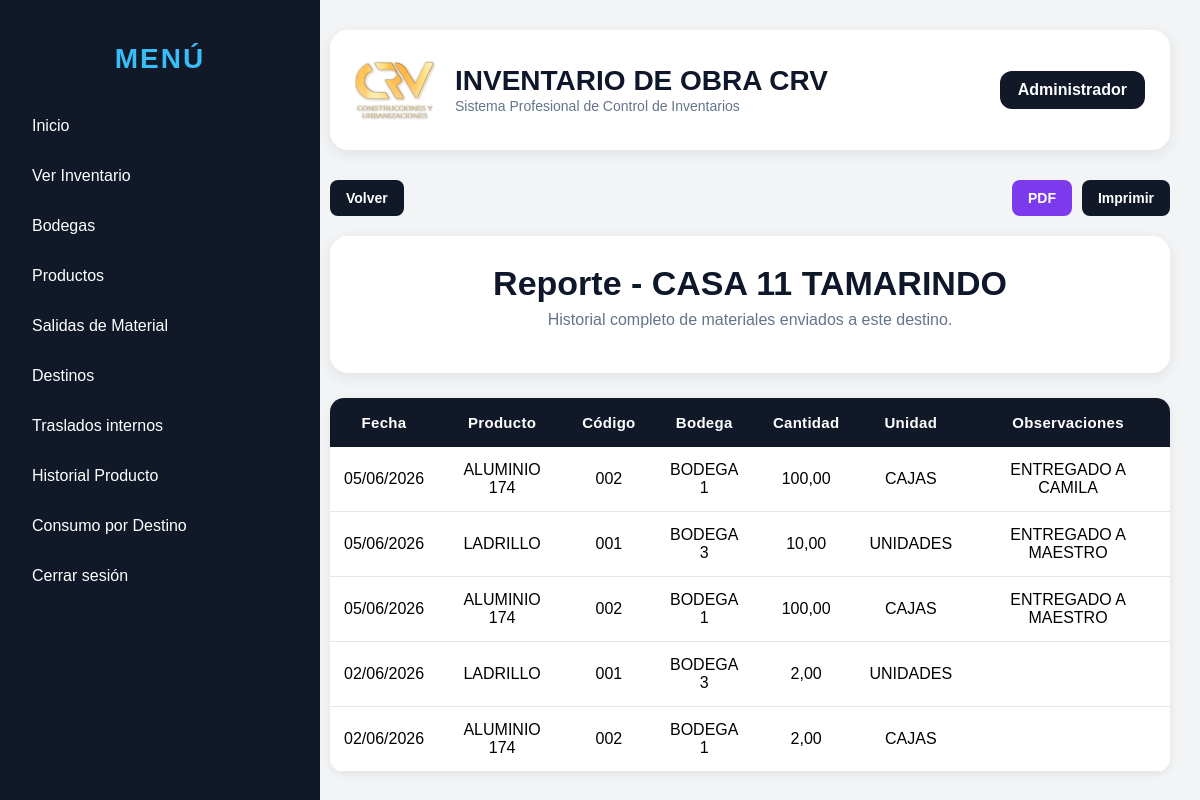
The app's page /consumos/destino/1 (signed in) with its own data.
### models/usuario.py (models this page shows, shortened)
class Usuario(db.Model, UserMixin):
    __tablename__ = "usuarios"
    id = db.Column(db.Integer, primary_key=True)
    nombre = db.Column(db.String(100), nullable=False)
    usuario = db.Column(db.String(50), unique=True, nullable=False)
    password_hash = db.Column(db.String(200), nullable=False)
    rol = db.Column(db.String(50), default="ADMIN")

### models/destino.py (models this page shows)
class Destino(db.Model):
    __tablename__ = "destinos"
    id = db.Column(db.Integer, primary_key=True)
    nombre = db.Column(db.String(150), nullable=False, unique=True)
    sector = db.Column(db.String(100))
    estado = db.Column(db.String(20), default="ACTIVO")
    activo = db.Column(db.Boolean, default=True)

### models/movimiento.py (models this page shows)
class Movimiento(db.Model):
    __tablename__ = "movimientos"
    id = db.Column(db.Integer, primary_key=True)
    producto_id = db.Column(db.Integer, db.ForeignKey('productos.id'), nullable=False)
    obra_id = db.Column(db.Integer, db.ForeignKey('obras.id'), nullable=False)
    tipo = db.Column(db.String(20), nullable=False)
    cantidad = db.Column(db.Float, nullable=False)
    destino_id = db.Column(db.Integer, db.ForeignKey("destinos.id"))
    observaciones = db.Column(db.String(255))
    fecha = db.Column(db.DateTime, default=datetime.utcnow)
    producto = db.relationship("Producto")
    obra = db.relationship("Obra")
    destino = db.relationship("Destino")

### models/producto.py (models this page shows)
class Producto(db.Model):
    __tablename__ = "productos"
    id = db.Column(db.Integer, primary_key=True)
    codigo = db.Column(db.String(50), unique=True, nullable=False)
    nombre = db.Column(db.String(150), nullable=False)
    categoria = db.Column(db.String(100))
    unidad = db.Column(db.String(50))
    stock = db.Column(db.Float, default=0)
    stock_minimo = db.Column(db.Float, default=0)
    precio = db.Column(db.Float, default=0)
    activo = db.Column(db.Boolean, default=True)

### models/obra.py (models this page shows)
class Obra(db.Model):
    __tablename__ = "obras"
    id = db.Column(db.Integer, primary_key=True)
    nombre = db.Column(db.String(150), nullable=False)
    ubicacion = db.Column(db.String(150))
    responsable = db.Column(db.String(100))
    estado = db.Column(db.String(30), default="ACTIVA")

### routes/consumos.py (the view)
@consumos_bp.route("/consumos/destino/<int:destino_id>")
@login_required
def detalle_destino(destino_id):
    destino = Destino.query.get_or_404(destino_id)
    movimientos = Movimiento.query.filter(
        Movimiento.tipo == "SALIDA",
        Movimiento.destino_id == destino_id
    ).order_by(
        Movimiento.fecha.desc()
    ).all()
    return render_template(
        "consumos/detalle_destino.html",
        destino=destino,
        movimientos=movimientos
    )

### templates/consumos/detalle_destino.html
{% extends "base.html" %}
{% block content %}
<div class="header-actions no-print">
    <div class="left-actions">
        <button onclick="window.history.back()" class="btn btn-dark">
            Volver
        </button>
    </div>
    <div class="right-actions">
        <a class="btn btn-pdf" href="/consumos/destino/{{ destino.id }}/pdf">
            PDF
        </a>
        <button onclick="window.print()" class="btn btn-print">
            Imprimir
        </button>
    </div>
</div>
<div class="page-header-card">
    <h1>Reporte - {{ destino.nombre }}</h1>
    <p>Historial completo de materiales enviados a este destino.</p>
</div>
<div class="table-card">
    <table>
        <tr>
            <th>Fecha</th>
            <th>Producto</th>
            <th>Código</th>
            <th>Bodega</th>
            <th>Cantidad</th>
            <th>Unidad</th>
            <th>Observaciones</th>
        </tr>
        {% for m in movimientos %}
        <tr>
            <td>{{ m.fecha.strftime("%d/%m/%Y") }}</td>
            <td>{{ m.producto.nombre }}</td>
            <td>{{ m.producto.codigo }}</td>
            <td>{{ m.obra.nombre }}</td>
            <td>
                {{ "{:,.2f}".format(m.cantidad).replace(",", "X").replace(".", ",").replace("X", ".") }}
            </td>
            <td>{{ m.producto.unidad }}</td>
            <td>{{ m.observaciones or "" }}</td>
        </tr>
        {% endfor %}
    </table>
</div>
{% endblock %}

### templates/base.html (shortened to what this page needs)
<!DOCTYPE html>
<html lang="es">
<head>
</head>
<body>
    <div class="sidebar">
        <h2 class="menu-title">MENÚ</h2>
        <a href="/dashboard">Inicio</a>
        <a href="/existencias">Ver Inventario</a>
        <a href="/obras">Bodegas</a>
        <a href="/productos">Productos</a>
        <a href="/movimientos">Salidas de Material</a>
        <a href="/destinos">Destinos</a>
        <a href="/traslados/nuevo">Traslados internos</a>
        <a href="/historial-producto">Historial Producto</a>
        <a href="/consumos/destino">Consumo por Destino</a>
        <a href="/logout">Cerrar sesión</a>
    </div>
    <div class="content">
        <div class="topbar">
            <div class="topbar-left">
                <img src="{{ url_for('static', filename='logo.png') }}">
                <div>
                    <h1>INVENTARIO DE OBRA CRV</h1>
                    <span>Sistema Profesional de Control de Inventarios</span>
                </div>
            </div>
            <div class="topbar-right">
                {{ current_user.nombre }}
            </div>
        </div>
        {% block content %}{% endblock %}
    </div>
</body>
</html>

### templates/base.html (style rules this page uses)
body { margin: 0; font-family: Arial, sans-serif; background: #f3f4f6; }
.sidebar { width: 280px; height: 100vh; background: #111827; color: white; position: fixed; padding: 20px; }
.sidebar h2 { margin-bottom: 30px; color: #38bdf8; }
.menu-title { color:white; text-align:center; font-size:28px; margin-bottom:35px; letter-spacing:2px; font-weight:800; }
.sidebar a { display: block; color: white; text-decoration: none; padding: 12px; border-radius: 8px; margin-bottom: 8px; }
.content { margin-left: 300px; padding: 30px; }
.topbar { background: white; padding: 15px 20px; border-radius: 12px; margin-bottom: 25px; box-shadow: 0 2px 8px rgba(0,0,0,0.08); }
.topbar { background:white; padding:20px 25px; border-radius:18px; margin-bottom:30px; box-shadow:0 4px 15px rgba(0,0,0,0.08); display:flex; justify-content:space-between; align-items:center; }
.topbar-left { display:flex; align-items:center; gap:20px; }
.topbar-left img { width:80px; height:80px; object-fit:contain; }
.topbar-left h1 { margin:0; color:#0f172a; font-size:28px; }
.topbar-left span { color:#64748b; font-size:14px; }
.topbar-right { background:#111827; color:white; padding:10px 18px; border-radius:12px; font-weight:bold; }
.card, .table-card { background: white; border-radius: 14px; box-shadow: 0 2px 8px rgba(0,0,0,0.08); overflow: hidden; margin-bottom: 20px; padding: 20px; }
.table-card { padding: 0; }
table { background: white; border-collapse: collapse; width: 100%; border-radius: 10px; overflow: hidden; }
th { background: #111827; color: white; padding: 16px; text-align: center; font-size: 15px; letter-spacing: 0.3px; }
td { padding: 14px; border-bottom: 1px solid #e5e7eb; vertical-align: middle; text-align: center; }
button, .btn { background: #2563eb; color: white; padding: 10px 16px; border: none; border-radius: 8px; text-decoration: none; cursor: pointer; display: inline-block; font-size: 14px; font-weight: 600; transition: all 0.2s ease; }
.btn-pdf { background: #7c3aed; }
.btn-print { background: #111827; }
.btn-dark { background: #111827; }
.header-actions { display: flex; justify-content: space-between; align-items: center; margin-bottom: 20px; }
.left-actions, .right-actions { display: flex; gap: 10px; align-items: center; }
.page-header-card { background: white; border-radius: 18px; padding: 28px 30px; margin-bottom: 25px; text-align: center; box-shadow: 0 4px 15px rgba(0,0,0,0.08); }
.page-header-card h1 { margin: 0; font-size: 34px; color: #0f172a; }
.page-header-card p { margin-top: 8px; color: #64748b; font-size: 16px; }

### records on screen
Usuario: nombre "Administrador"
Destino: nombre "CASA 11 TAMARINDO"
Movimiento: fecha "05/06/2026", producto.nombre "ALUMINIO 174", producto.codigo "002", obra.nombre "BODEGA 1", cantidad "100,00", producto.unidad "CAJAS", observaciones "ENTREGADO A CAMILA"
Movimiento: fecha "05/06/2026", producto.nombre "LADRILLO", producto.codigo "001", obra.nombre "BODEGA 3", cantidad "10,00", producto.unidad "UNIDADES", observaciones "ENTREGADO A MAESTRO"
Movimiento: fecha "05/06/2026", producto.nombre "ALUMINIO 174", producto.codigo "002", obra.nombre "BODEGA 1", cantidad "100,00", producto.unidad "CAJAS", observaciones "ENTREGADO A MAESTRO"
Movimiento: fecha "02/06/2026", producto.nombre "LADRILLO", producto.codigo "001", obra.nombre "BODEGA 3", cantidad "2,00", producto.unidad "UNIDADES"
Movimiento: fecha "02/06/2026", producto.nombre "ALUMINIO 174", producto.codigo "002", obra.nombre "BODEGA 1", cantidad "2,00", producto.unidad "CAJAS"
